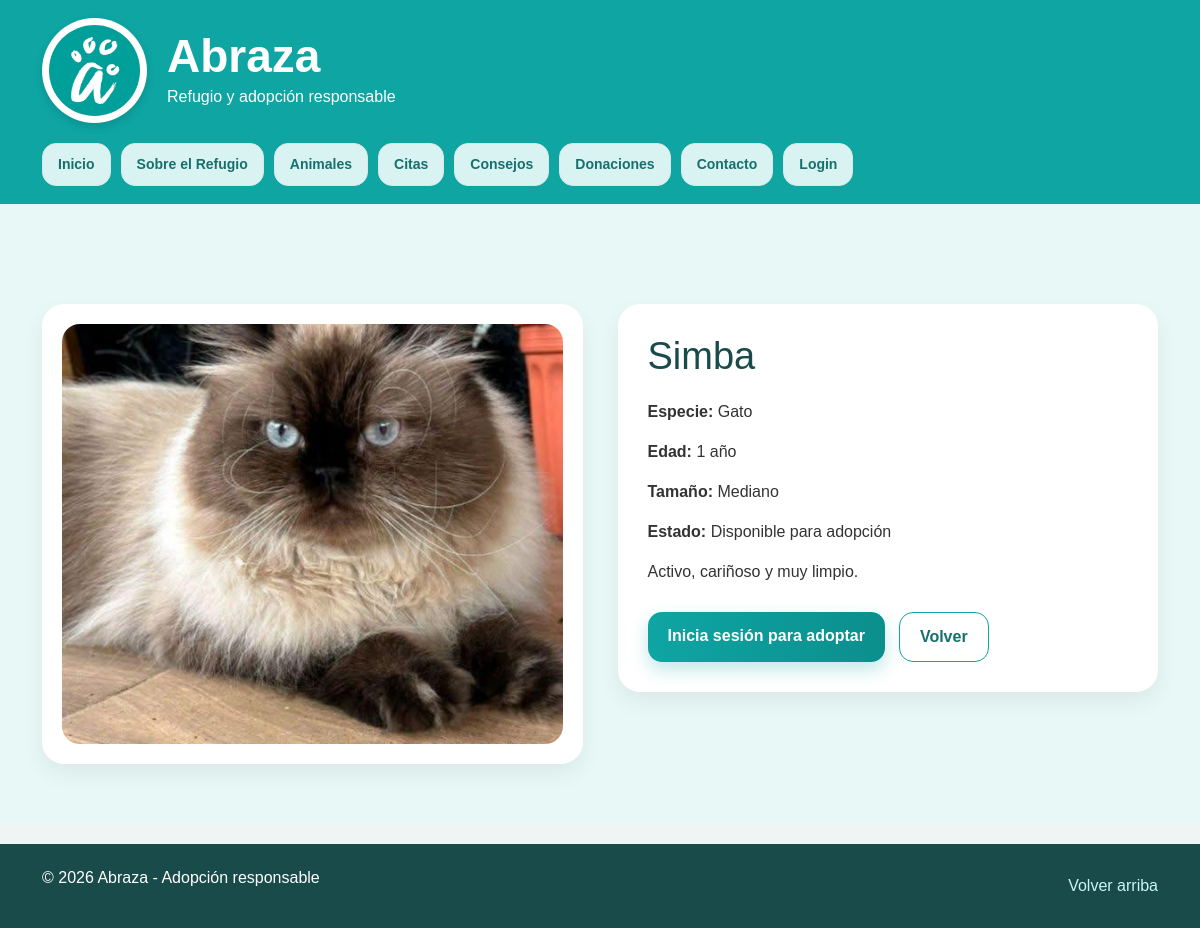
The page /public/index.php?accion=animal&id=10 on the database its author committed.
### tables this page shows
CREATE TABLE animales (
    id INT AUTO_INCREMENT PRIMARY KEY,
    nombre VARCHAR(100) NOT NULL,
    especie VARCHAR(50) NOT NULL,
    edad VARCHAR(50) NOT NULL,
    tamano VARCHAR(50) NOT NULL,
    estado VARCHAR(100) NOT NULL,
    descripcion TEXT NOT NULL,
    imagen VARCHAR(100) DEFAULT NULL
);

### app/controllers/AnimalController.php (called while the page is built, shortened)
<?php
require_once __DIR__ . '/../../config/database.php';
require_once __DIR__ . '/../models/Animal.php';
class AnimalController
{
    private $model;
    public function __construct()
    {
        $database = new Database();
        $db = $database->connect();
        $this->model = new Animal($db);
    }
    public function show()
    {
        $id = $_GET['id'] ?? 0;
        $animal = $this->model->obtenerPorId($id);
        require_once __DIR__ . '/../views/public/animal.php';
    }
}

### app/models/Animal.php (called while the page is built, shortened)
<?php
class Animal
{
    private $conn;
    private $table = "animales";
    public function __construct($db)
    {
        $this->conn = $db;
    }
    public function obtenerPorId($id)
    {
        $sql = "SELECT * FROM {$this->table} WHERE id = ? LIMIT 1";
        $stmt = $this->conn->prepare($sql);
        $stmt->bind_param("i", $id);
        $stmt->execute();
        $result = $stmt->get_result();
        return $result->fetch_assoc();
    }
}

### app/views/public/animal.php (the view, shortened to what this page needs)
<?php require_once __DIR__ . '/../layouts/header.php'; ?>
<?php require_once __DIR__ . '/../layouts/nav-publico.php'; ?>
<main>
    <section class="hero hero-interno">
        <div class="container">
            <div class="perfil-animal">
                <div class="galeria-animal">
                    <img src="img/<?= htmlspecialchars($animal['imagen']); ?>" alt="<?= htmlspecialchars($animal['nombre']); ?>" class="imagen-principal-animal">
                </div>
                <div class="info-animal">
                    <h2><?= htmlspecialchars($animal['nombre']); ?></h2>
                    <p><strong>Especie:</strong> <?= htmlspecialchars($animal['especie']); ?></p>
                    <p><strong>Edad:</strong> <?= htmlspecialchars($animal['edad']); ?></p>
                    <p><strong>Tamaño:</strong> <?= htmlspecialchars($animal['tamano']); ?></p>
                    <p><strong>Estado:</strong> <?= htmlspecialchars($animal['estado']); ?></p>
                    <p><?= htmlspecialchars($animal['descripcion']); ?></p>
                    <div class="hero-botones">
                        <?php if (isset($_SESSION['usuario_id'])): ?>
                            <a href="index.php?accion=solicitudAdopcion&id=<?= $animal['id']; ?>" class="btn boton-principal">
                                Quiero adoptar
                            </a>
                        <?php else: ?>
                            <a href="index.php?accion=login" class="btn boton-principal">
                                Inicia sesión para adoptar
                            </a>
                        <?php endif; ?>
                        <a href="index.php?accion=animales" class="btn boton-secundario">Volver</a>
                    </div>
                </div>
            </div>
        </div>
    </section>
</main>
<?php require_once __DIR__ . '/../layouts/footer.php'; ?>

### public/css/style_proyecto.css (style rules this page uses)
body { margin: 0; font-family: Arial, sans-serif; background: linear-gradient(to bottom, #f5f8f8, #eef4f4); color: #333; }
.hero { background-color: #e8f8f7; padding: 70px 0; }
.hero-botones { margin-top: 28px; display: flex; gap: 14px; flex-wrap: wrap; }
.btn { display: inline-block; text-decoration: none; border: none; border-radius: 14px; padding: 12px 20px; font-weight: bold; cursor: pointer; transition: all 0.3s ease; }
.boton-principal { background: linear-gradient(to right, #0ea5a3, #0b8f8d); color: white; box-shadow: 0 8px 18px rgba(14, 165, 163, 0.25); }
.boton-secundario { background-color: white; color: #16706d; border: 1px solid #0ea5a3; }
.hero-interno { padding: 60px 0; }
.perfil-animal { display: grid; grid-template-columns: 1fr 1fr; gap: 35px; align-items: start; margin-top: 40px; }
.galeria-animal { background-color: white; border-radius: 22px; padding: 20px; box-shadow: 0 10px 22px rgba(0, 0, 0, 0.06); }
.imagen-principal-animal { width: 100%; height: 420px; object-fit: cover; border-radius: 18px; display: block; }
.info-animal { background-color: white; border-radius: 22px; padding: 30px; box-shadow: 0 10px 22px rgba(0, 0, 0, 0.06); }
.info-animal h2 { margin-top: 0; color: #184b4a; font-size: 38px; margin-bottom: 20px; }

### rows shown on the page
animales: imagen (picture), nombre "Simba", especie "Gato", edad "1 año", tamano "Mediano", estado "Disponible para adopción", descripcion "Activo, cariñoso y muy limpio."
